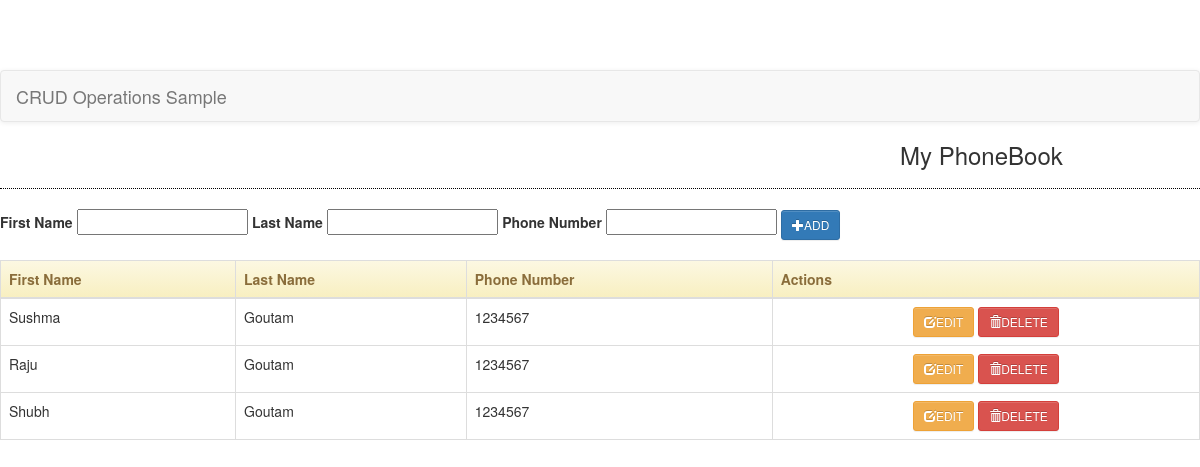
The page /contacts/ on the database as committed earlier.
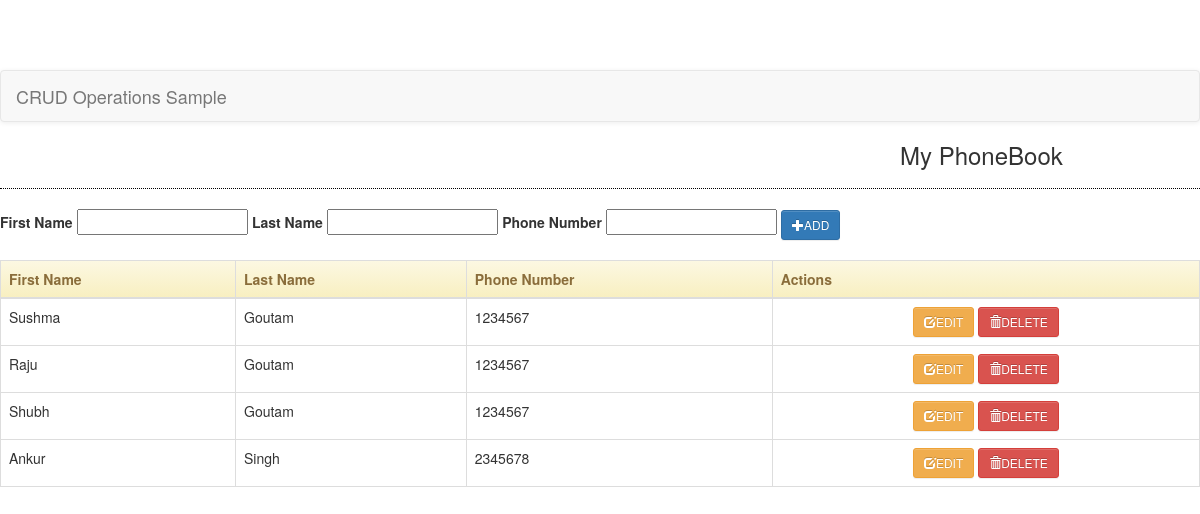
The same page on the database as committed later.
### contactsapp/models.py (models this page shows, shortened)
class Contact(models.Model):
    first_name = models.CharField(max_length=50)
    last_name = models.CharField(max_length=50)
    phone_number = models.CharField(max_length=50)
    class Meta:
        db_table = "Contact"

### contactsapp/views.py (the view)
# urls.py: path('', views.index, name='index'),
def index(request):
    contacts = Contact.objects.all()
    context = {"contacts": contacts}
    return render(request, 'contactsapp/index.html', context)

### contactsapp/templates/contactsapp/index.html (shortened to what this page needs)
{% extends 'contactsapp/base.html' %}
{% block body %}
    <form class="form-inline" action="create" method="POST">
        <div class="form-group">
            <label>First Name</label>
            <input type="text" name="first_name" class="form.control" style="width:20%;" required="required"/>
            <label>Last Name</label>
            <input type="text" name="last_name" class="form.control" style="width:20%;" required="required"/>
            <label>Phone Number</label>
            <input type="text" name="phone_number" class="form.control" style="width:20%;" required="required"/>
            <button type="submit" class="btn btn-sm btn-primary"><span class="glyphicon glyphicon-plus"></span>ADD
            </button>
        </div>
    </form>
    <br>
    <table class="table table-bordered">
        <thead class="alert-warning">
        <tr>
            <th>First Name</th>
            <th>Last Name</th>
            <th>Phone Number</th>
            <th>Actions</th>
        </tr>
        </thead>
        <tbody>
        {% for contact in contacts %}
            <tr>
                <td> {{ contact.first_name }}</td>
                <td> {{ contact.last_name }}</td>
                <td> {{ contact.phone_number }}</td>
                <td>
                    <center>
                        <a class="btn btn-sm btn-warning" href="edit/{{ contact.id }}"> <span
                                class="glyphicon glyphicon-edit"></span>EDIT</a>
                        <a class="btn btn-sm btn-danger" href="delete/{{ contact.id }}"> <span
                                class="glyphicon glyphicon-trash"></span>DELETE</a>
                    </center>
                </td>
            </tr>
        {% endfor %}
        </tbody>
    </table>
{% endblock %}

### contactsapp/templates/contactsapp/base.html (shortened to what this page needs)
{% load static %}
<!DOCTYPE html>
<html lang="en">
<head>
    <link rel="stylesheet" type="text/css" href="{% static 'contactsapp/css/bootstrap.min.css' %}">
    <link rel="stylesheet" href="{% static 'contactsapp/css/bootstrap-theme.min.css' %}">
    <link rel="stylesheet" href="{% static 'contactsapp/css/main.css' %}">
    <link rel="stylesheet" href="https://maxcdn.bootstrapcdn.com/bootstrap/3.4.0/css/bootstrap.min.css">
</head>
<body>
<nav class="navbar navbar-default">
    <div class="container-fluid">
        <a class="navbar-brand" href="#">
            CRUD Operations Sample</a></div>
</nav>
<div class="col-md-3"></div>
<div class="col-md-6"></div>
<h3 class="text_primary">My PhoneBook</h3>
<hr style="border-top:1px dotted #000;"/>
{% block body %}
{% endblock %}
</body>

### static/contactsapp/css/main.css (style rules this page uses)
body { padding-top: 70px; padding-bottom: 20px; background: whitesmoke; }
.navbar { background: teal; }
.nav-link, .navbar-brand { color: #fff; cursor: pointer; }

Rows that differ between the two databases and show on the page:
added Contact: first_name "Ankur", last_name "Singh", phone_number "2345678"
